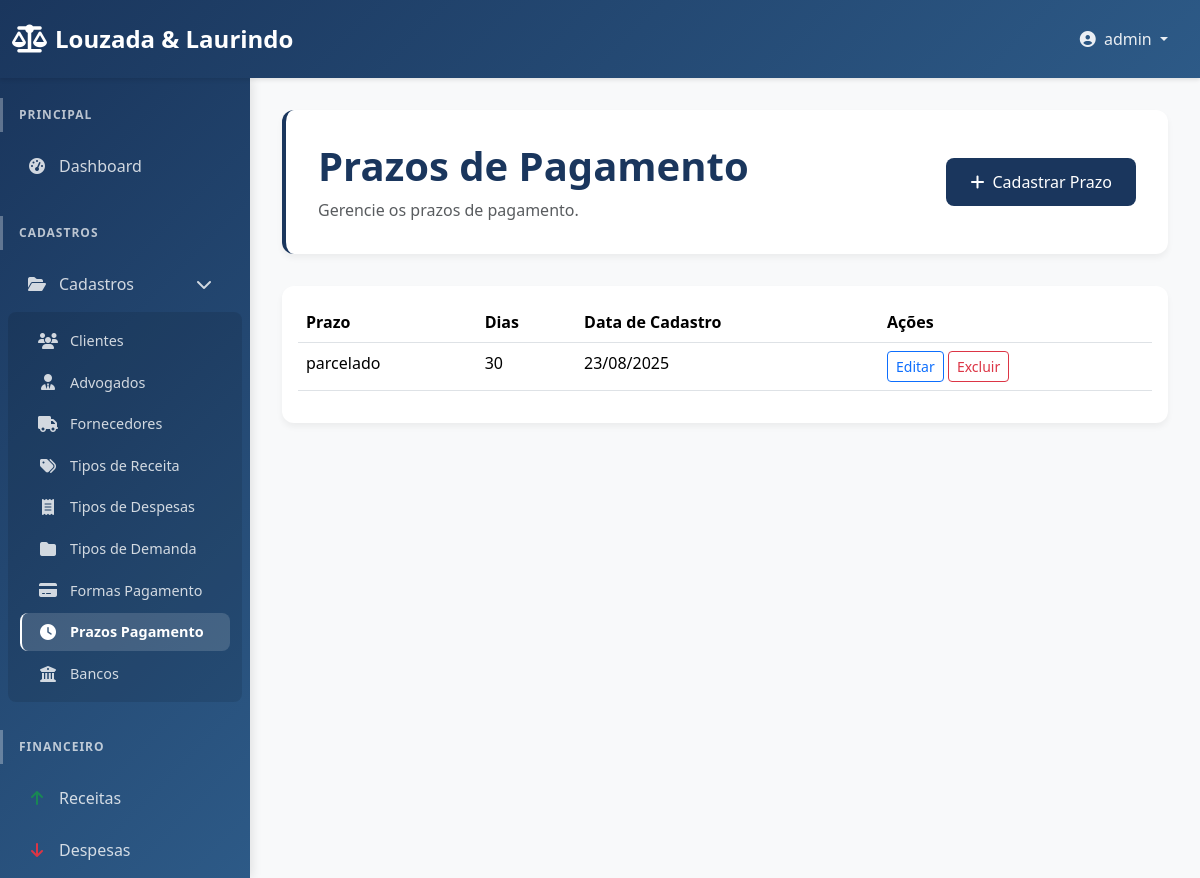
The app's page /dashboard/prazo-pagamento/ (signed in) with its own data.
### users/models.py (models this page shows, shortened)
class Lawyer(AbstractUser):
    cpf = models.CharField(max_length=14, unique=True, blank=True, null=True, verbose_name="CPF")
    oab_number = models.CharField(max_length=20, blank=True, null=True, verbose_name="Número OAB")
    STATE_CHOICES = [
        ('AC', 'Acre'), ('AL', 'Alagoas'), ('AP', 'Amapá'), ('AM', 'Amazonas'),
        ('BA', 'Bahia'), ('CE', 'Ceará'), ('DF', 'Distrito Federal'), ('ES', 'Espírito Santo'),
        ('GO', 'Goiás'), ('MA', 'Maranhão'), ('MT', 'Mato Grosso'), ('MS', 'Mato Grosso do Sul'),
        ('MG', 'Minas Gerais'), ('PA', 'Pará'), ('PB', 'Paraíba'), ('PR', 'Paraná'),
        ('PE', 'Pernambuco'), ('PI', 'Piauí'), ('RJ', 'Rio de Janeiro'), ('RN', 'Rio Grande do Norte'),
        ('RS', 'Rio Grande do Sul'), ('RO', 'Rondônia'), ('RR', 'Roraima'), ('SC', 'Santa Catarina'),
        ('SP', 'São Paulo'), ('SE', 'Sergipe'), ('TO', 'Tocantins'),
    ]
    oab_section = models.CharField(max_length=2, choices=STATE_CHOICES, blank=True, null=True, verbose_name="Seccional OAB")
    phone = models.CharField(max_length=20, blank=True, null=True, verbose_name="Telefone")
    pix_key = models.CharField(max_length=255, blank=True, null=True, verbose_name="Chave PIX")
    professional_address = models.TextField(blank=True, null=True, verbose_name="Endereço Profissional")
    registration_date = models.DateField(default=timezone.now, verbose_name="Data de Cadastro")
    enable_publications = models.BooleanField(default=False, verbose_name="Publicações Ativadas")
    enable_login = models.BooleanField(default=True, verbose_name="Login Ativado")
    groups = models.ManyToManyField(
        'auth.Group',
        verbose_name='groups',
        blank=True,
        help_text='The groups this user belongs to. A user will get all permissions granted to each of their groups.',
        related_name="lawyer_set",
        related_query_name="lawyer",
    )
    user_permissions = models.ManyToManyField(
        'auth.Permission',
        verbose_name='user permissions',
        blank=True,
        help_text='Specific permissions for this user.',
        related_name="lawyer_set",
        related_query_name="lawyer",
    )

### dashboard/models.py (models this page shows, shortened)
class PrazoPagamento(models.Model):
    nome = models.CharField(max_length=100, verbose_name="Nome")
    dias = models.IntegerField(verbose_name="Dias")
    data_cadastro = models.DateTimeField(default=timezone.now, verbose_name="Data de Cadastro")
    class Meta:
        verbose_name = "Prazo de Pagamento"
        verbose_name_plural = "Prazos de Pagamento"

### dashboard/views.py (the view)
# urls.py: path('prazo-pagamento/', views.prazo_pagamento_list, name='prazo_pagamento_list'),
@login_required
def prazo_pagamento_list(request):
    prazos_pagamento = PrazoPagamento.objects.all().order_by('nome')
    return render(request, 'dashboard/prazo_pagamento_list.html', {
        'prazos_pagamento': prazos_pagamento
    })

### dashboard/templates/dashboard/prazo_pagamento_list.html (shortened to what this page needs)
{% extends 'dashboard/base.html' %}
{% block content %}
<div class="page-header">
    <div class="d-flex justify-content-between align-items-center">
        <div>
            <h1>Prazos de Pagamento</h1>
            <p class="text-muted">Gerencie os prazos de pagamento.</p>
        </div>
        <div>
            <a href="{% url 'dashboard:prazo_pagamento_create' %}" class="btn btn-primary"><i class="fas fa-plus me-2"></i>Cadastrar Prazo</a>
        </div>
    </div>
</div>
<div class="card">
    <div class="card-body">
        <table class="table table-hover">
            <thead>
                <tr>
                    <th>Prazo</th>
                    <th>Dias</th>
                    <th>Data de Cadastro</th>
                    <th>Ações</th>
                </tr>
            </thead>
            <tbody>
                {% for prazo_pagamento in prazos_pagamento %}
                <tr>
                    <td>{{ prazo_pagamento.nome }}</td>
                    <td>{{ prazo_pagamento.dias }}</td>
                    <td>{{ prazo_pagamento.data_cadastro|date:"d/m/Y" }}</td>
                    <td>
                        <a href="{% url 'dashboard:prazo_pagamento_update' prazo_pagamento.pk %}" class="btn btn-sm btn-outline-primary">Editar</a>
                        <a href="{% url 'dashboard:prazo_pagamento_delete' prazo_pagamento.pk %}" class="btn btn-sm btn-outline-danger">Excluir</a>
                    </td>
                </tr>
                {% endfor %}
            </tbody>
        </table>
    </div>
</div>
{% endblock %}

### dashboard/templates/dashboard/base.html (shortened to what this page needs)
<!doctype html>
<html lang="pt-BR">
<head>
    <link href="https://cdn.jsdelivr.net/npm/bootstrap@5.3.3/dist/css/bootstrap.min.css" rel="stylesheet">
    <link href="https://cdnjs.cloudflare.com/ajax/libs/font-awesome/6.4.0/css/all.min.css" rel="stylesheet">
    {% load static %}
    <link href="{% static 'dashboard/css/custom.css' %}" rel="stylesheet">
</head>
<body>
    {% if user.is_authenticated %}
    <nav class="navbar navbar-expand-lg navbar-dark sticky-top">
        <div class="container-fluid">
            <a class="navbar-brand" href="{% url 'dashboard:home' %}">
                <i class="fas fa-balance-scale"></i>
                Louzada & Laurindo
            </a>
            <div class="collapse navbar-collapse" id="navbarNav">
                <ul class="navbar-nav ms-auto">
                    <li class="nav-item dropdown">
                        <a class="nav-link dropdown-toggle" href="#" id="navbarDropdown" role="button" data-bs-toggle="dropdown" aria-expanded="false">
                            <i class="fas fa-user-circle me-1"></i>
                            {{ user.get_full_name|default:user.username }}
                        </a>
                    </li>
                </ul>
            </div>
        </div>
    </nav>
    <div class="d-flex">
        <div class="offcanvas-lg offcanvas-start sidebar" tabindex="-1" id="sidebarMenu" aria-labelledby="sidebarMenuLabel">
            <div class="offcanvas-body d-flex flex-column">
                <nav class="nav flex-column flex-grow-1">
                    <div class="nav-section">
                        <div class="nav-section-title">Principal</div>
                        <ul class="nav flex-column">
                            <li class="nav-item">
                                <a class="nav-link {% if request.resolver_match.url_name == 'home' %}active{% endif %}" href="{% url 'dashboard:home' %}">
                                    <i class="fas fa-tachometer-alt"></i>
                                    Dashboard
                                </a>
                            </li>
                        </ul>
                    </div>
                    <div class="nav-section">
                        <div class="nav-section-title">Cadastros</div>
                        <ul class="nav flex-column">
                            <li class="nav-item">
                                <a class="nav-link" data-bs-toggle="collapse" href="#cadastros-submenu" role="button" aria-expanded="true" aria-controls="cadastros-submenu">
                                    <i class="fas fa-folder-open"></i>
                                    Cadastros
                                    <i class="fas fa-chevron-down ms-auto"></i>
                                </a>
                                <div class="collapse show submenu" id="cadastros-submenu">
                                    <ul class="nav flex-column">
                                        <li class="nav-item">
                                            <a class="nav-link {% if request.resolver_match.url_name == 'clients' %}active{% endif %}" href="{% url 'dashboard:clients' %}">
                                                <i class="fas fa-users"></i>
                                                Clientes
                                            </a>
                                        </li>
                                        <li class="nav-item">
                                            <a class="nav-link {% if request.resolver_match.url_name == 'lawyers' %}active{% endif %}" href="{% url 'dashboard:lawyers' %}">
                                                <i class="fas fa-user-tie"></i>
                                                Advogados
                                            </a>
                                        </li>
                                        <li class="nav-item">
                                            <a class="nav-link" href="#">
                                                <i class="fas fa-truck"></i>
                                                Fornecedores
                                            </a>
                                        </li>
                                        <li class="nav-item">
                                <a class="nav-link" href="{% url 'dashboard:tipo_receita_list' %}">
                                    <i class="fas fa-tags"></i>
                                    Tipos de Receita
                                </a>
                            </li>
                                        <li class="nav-item">
                                            <a class="nav-link" href="{% url 'dashboard:tipo_despesa_list' %}">
                                                <i class="fas fa-receipt"></i>
                                                Tipos de Despesas
                                            </a>
                                        </li>
                                        <li class="nav-item">
                                            <a class="nav-link" href="{% url 'dashboard:tipo_demanda_list' %}">
                                                <i class="fas fa-folder"></i>
                                                Tipos de Demanda
                                            </a>
                                        </li>
                                        <li class="nav-item">
                                            <a class="nav-link" href="{% url 'dashboard:forma_pagamento_list' %}">
                                                <i class="fas fa-credit-card"></i>
                                                Formas Pagamento
                                            </a>
                                        </li>
                                        <li class="nav-item">
                                            <a class="nav-link" href="{% url 'dashboard:prazo_pagamento_list' %}">
                                                <i class="fas fa-clock"></i>
                                                Prazos Pagamento
                                            </a>
                                        </li>
                                        <li class="nav-item">
                                            <a class="nav-link" href="{% url 'dashboard:banco_list' %}">
                                                <i class="fas fa-university"></i>
                                                Bancos
                                            </a>
                                        </li>
                                    </ul>
                                </div>
                            </li>
                        </ul>
                    </div>
                    <div class="nav-section">
                        <div class="nav-section-title">Financeiro</div>
                        <ul class="nav flex-column">
                            <li class="nav-item">
                                <a class="nav-link" href="{% url 'dashboard:receitas' %}">
                                    <i class="fas fa-arrow-up text-success"></i>
                                    Receitas
                                </a>
                            </li>
                            <li class="nav-item">
                                <a class="nav-link" href="#">
                                    <i class="fas fa-arrow-down text-danger"></i>
                                    Despesas
                                </a>
                            </li>
                        </ul>
                    </div>
                </nav>
            </div>
        </div>
        <div class="main-content flex-grow-1">
            {% block content %}
            {% endblock %}
        </div>
    </div>
    {% else %}
    <div class="container-fluid h-100">
        {% block login_content %}
        {% endblock %}
    </div>
    {% endif %}
</body>
</html>

### dashboard/static/dashboard/css/custom.css (style rules this page uses)
.sidebar { flex: 0 0 250px; background-color: #343a40; color: white; padding-top: 20px; height: 100vh; overflow-y: auto; position: sticky; top: 0; }
.sidebar a { color: white; text-decoration: none; display: block; padding: 10px 15px; }
.sidebar .nav-link { padding-left: 25px; }
.main-content { flex-grow: 1; padding: 20px; overflow-y: auto; }

### dashboard/templates/dashboard/base.html (style rules this page uses)
:root { --primary-color: #1a365d; --secondary-color: #2d5a87; --success-color: #28a745; --warning-color: #ffc107; --danger-color: #dc3545; --info-color: #17a2b8; --sidebar-width: 280px; }
body { font-family: 'Segoe UI', Tahoma, Geneva, Verdana, sans-serif; background-color: #f8f9fa; }
.navbar { background: linear-gradient(135deg, var(--primary-color) 0%, var(--secondary-color) 100%) !important; box-shadow: 0 2px 4px rgba(0,0,0,0.1); padding: 1rem 0; }
.navbar-brand { font-weight: 600; font-size: 1.5rem; color: white !important; display: flex; align-items: center; gap: 0.5rem; }
.navbar-brand i { font-size: 1.75rem; }
.navbar-nav .nav-link { color: rgba(255,255,255,0.9) !important; font-weight: 500; padding: 0.5rem 1rem !important; border-radius: 8px; transition: all 0.3s ease; margin: 0 0.25rem; }
.sidebar { width: var(--sidebar-width) !important; background: linear-gradient(135deg, var(--primary-color) 0%, var(--secondary-color) 100%) !important; border: none !important; box-shadow: 2px 0 10px rgba(0,0,0,0.1); }
.offcanvas-body { padding: 1.5rem 0; }
.nav-section { margin-bottom: 1.5rem; }
.nav-section-title { padding: 0.5rem 1rem; font-size: 0.75rem; text-transform: uppercase; letter-spacing: 1px; color: rgba(255,255,255,0.7); font-weight: 600; margin-bottom: 0.5rem; border-left: 3px solid rgba(255,255,255,0.3); }
.sidebar .nav-link { color: rgba(255,255,255,0.8) !important; padding: 0.75rem 1rem !important; margin: 0.125rem 0.5rem !important; border-radius: 8px !important; transition: all 0.3s ease; display: flex; align-items: center; font-weight: 500; border-left: 3px solid transparent; }
.sidebar .nav-link.active { color: white !important; background-color: rgba(255,255,255,0.15) !important; border-left-color: white; font-weight: 600; }
.sidebar .nav-link i { width: 20px; margin-right: 12px; text-align: center; font-size: 1rem; }
.submenu { background-color: rgba(0,0,0,0.1); border-radius: 8px; margin: 0.25rem 0.5rem; padding: 0.5rem 0; }
.submenu .nav-link { margin: 0.125rem 0.75rem !important; padding: 0.5rem 1rem !important; font-size: 0.9rem; border-left: 2px solid transparent; }
.submenu .nav-link.active { border-left-color: white; }
.main-content { padding: 2rem !important; min-height: 100vh; background-color: #f8f9fa; }
.card { border: none; border-radius: 12px; box-shadow: 0 4px 6px rgba(0,0,0,0.05); transition: all 0.3s ease; }
.btn-primary { background: var(--primary-color); border: none; border-radius: 8px; padding: 0.75rem 1.5rem; font-weight: 500; transition: all 0.3s ease; }
.page-header { background: white; padding: 2rem; border-radius: 12px; box-shadow: 0 4px 6px rgba(0,0,0,0.05); margin-bottom: 2rem; border-left: 4px solid var(--primary-color); }
.page-header h1 { margin: 0; color: var(--primary-color); font-weight: 600; }
.page-header p { margin: 0.5rem 0 0 0; color: #6c757d; }

### records on screen
Lawyer: get_full_name "admin"
PrazoPagamento: nome "parcelado", dias "30", data_cadastro "23/08/2025"
